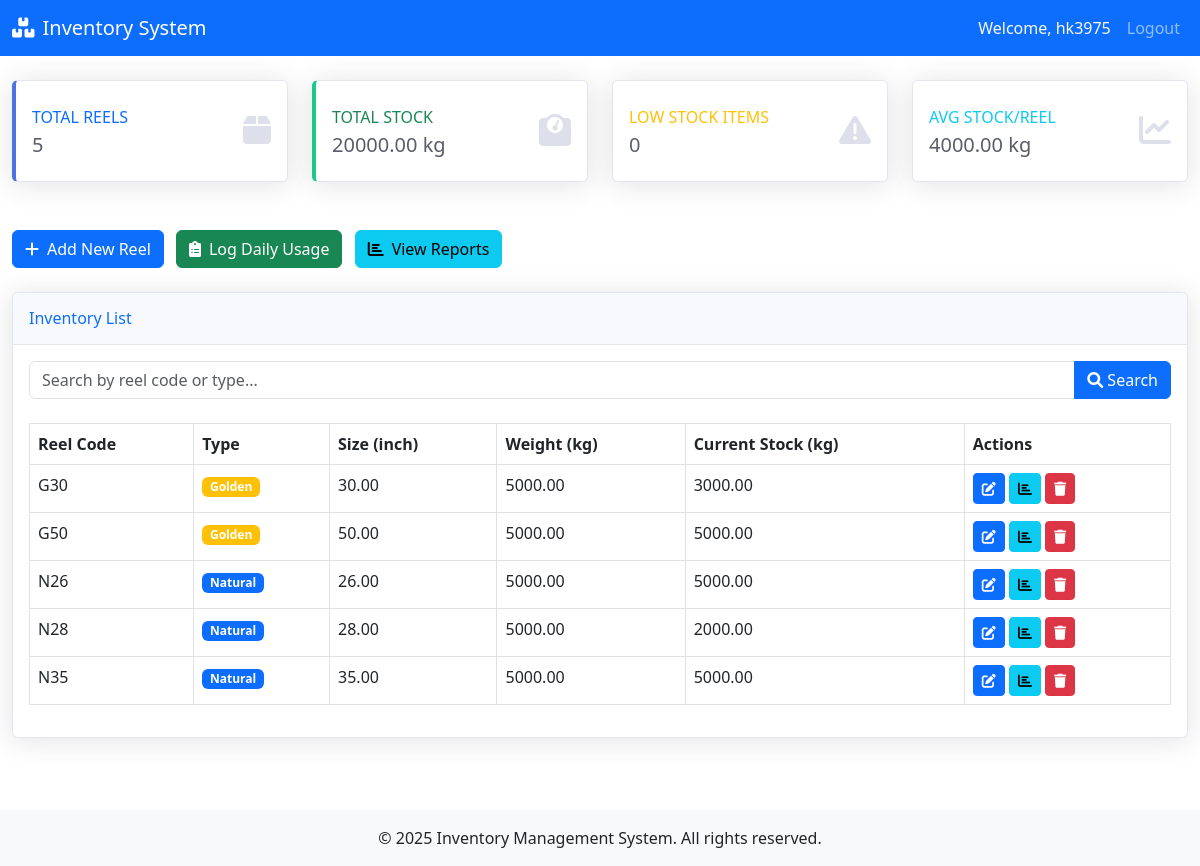
Before: / (signed in) with the older database file.
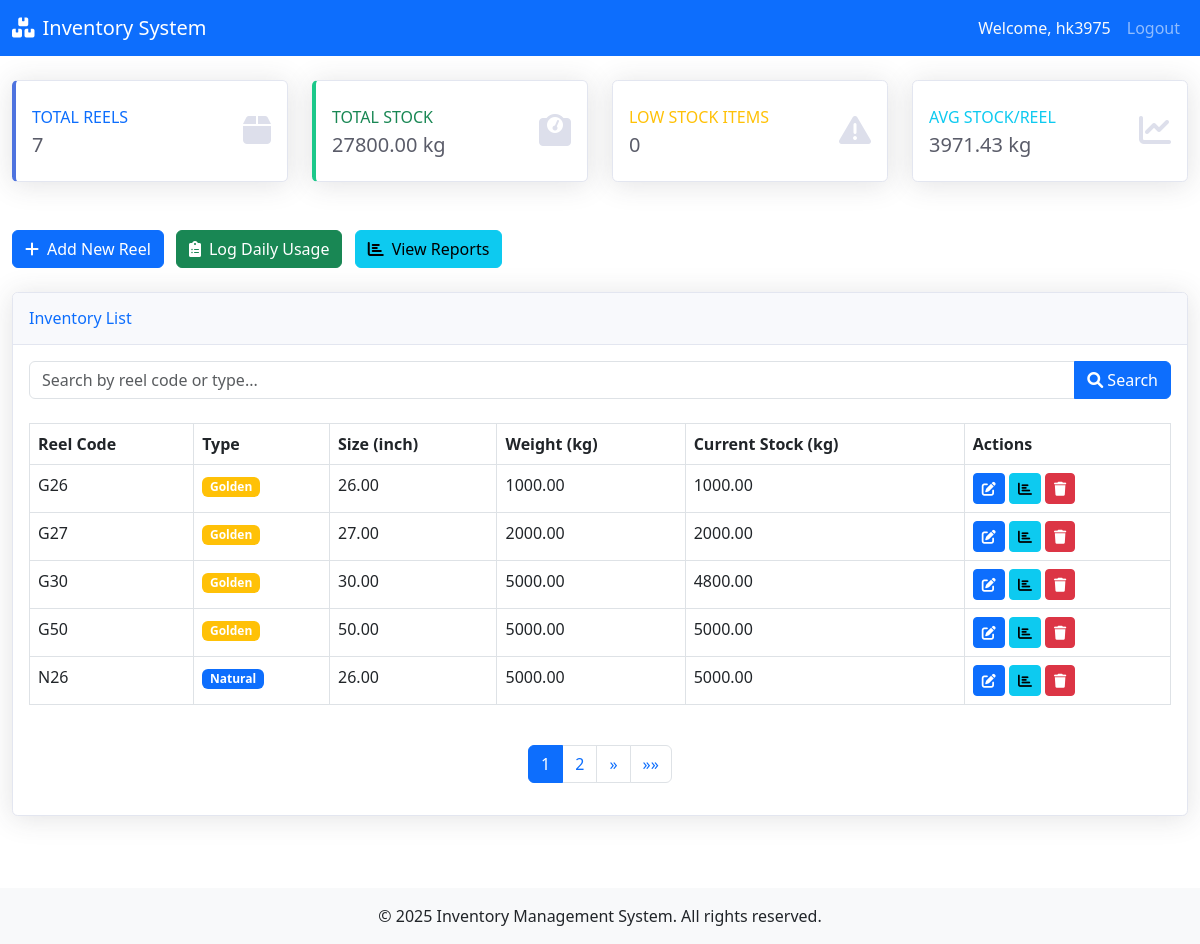
After: the same page with the newer database file.
### inventory/models.py (models this page shows, shortened)
class Reel(models.Model):
    user = models.ForeignKey(CustomUser, on_delete=models.CASCADE)
    REEL_TYPE_CHOICES = [
        ('natural','Natural'),
        ('golden','Golden'),
    ]
    reel_code = models.CharField(max_length=50, help_text="Code for this reel")
    reel_type = models.CharField(max_length=20, choices=REEL_TYPE_CHOICES, help_text="Type of reel: Natural or Golden")
    size_inch = models.DecimalField(max_digits=5, decimal_places=2, help_text="Size in inch (e.g., 26.00 to 52.00)")
    weight_kg = models.DecimalField(max_digits=10, decimal_places=2, help_text="Weight of the reel in kg")
    current_stock = models.DecimalField(
        max_digits=10, decimal_places=2, default=Decimal("0.00"), editable=True, help_text="Current stock available in kg"
    )
    created_at = models.DateTimeField(null=True, blank=True)
    updated_at = models.DateTimeField(null=True, blank=True)
    class Meta:
        ordering = ['reel_code']

### inventory/views.py (the view, shortened to what this page needs)
# urls.py: path('', views.DashboardView.as_view(), name='dashboard'),
class DashboardView(View):
    def get(self, request, *args, **kwargs):
        user_id = request.session.get('user_id')
        if not user_id:
            return redirect('login')
        reels = Reel.objects.filter(user_id=user_id).order_by('reel_code')
        search_query = request.GET.get('search', '')
        reels = Reel.objects.filter(user_id=user_id).order_by('reel_code')  # filter by logged-in user
        if search_query:
            reels = reels.filter(
                Q(reel_code__icontains=search_query) |
                Q(reel_type__icontains=search_query)
            )
        total_reels = reels.count()
        total_stock = reels.aggregate(Sum('current_stock'))['current_stock__sum'] or 0
        low_stock_count = reels.filter(current_stock__lte=LOW_STOCK_THRESHOLD).count()
        avg_stock_per_reel = total_stock / total_reels if total_reels > 0 else 0
        from django.core.paginator import Paginator
        paginator = Paginator(reels, 5)
        page_number = request.GET.get('page')
        reels = paginator.get_page(page_number)
        context = {
            'reels': reels,
            'total_reels': total_reels,
            'total_stock': total_stock,
            'low_stock_count': low_stock_count,
            'avg_stock_per_reel': avg_stock_per_reel,
            'search_query': search_query,
        }
        return render(request, 'inventory/dashboard.html', context)

### inventory/templates/inventory/dashboard.html (shortened to what the changed rows need)
{% extends 'base.html' %}
{% load static %}
{% block content %}
<div class="container-fluid py-4">
    <div class="row mb-4">
        <div class="col-xl-3 col-md-6 mb-4">
            <div class="card border-left-primary shadow h-100 py-2">
                <div class="card-body">
                    <div class="row no-gutters align-items-center">
                        <div class="col mr-2">
                            <div class="text-xs font-weight-bold text-primary text-uppercase mb-1">
                                Total Reels</div>
                            <div class="h5 mb-0 font-weight-bold text-gray-800">{{ total_reels }}</div>
                        </div>
                    </div>
                </div>
            </div>
        </div>
        <div class="col-xl-3 col-md-6 mb-4">
            <div class="card border-left-success shadow h-100 py-2">
                <div class="card-body">
                    <div class="row no-gutters align-items-center">
                        <div class="col mr-2">
                            <div class="text-xs font-weight-bold text-success text-uppercase mb-1">
                                Total Stock</div>
                            <div class="h5 mb-0 font-weight-bold text-gray-800">{{ total_stock|floatformat:2 }} kg</div>
                        </div>
                    </div>
                </div>
            </div>
        </div>
        <div class="col-xl-3 col-md-6 mb-4">
            <div class="card border-left-info shadow h-100 py-2">
                <div class="card-body">
                    <div class="row no-gutters align-items-center">
                        <div class="col mr-2">
                            <div class="text-xs font-weight-bold text-info text-uppercase mb-1">
                                Avg Stock/Reel</div>
                            <div class="h5 mb-0 font-weight-bold text-gray-800">{{ avg_stock_per_reel|floatformat:2 }} kg</div>
                        </div>
                    </div>
                </div>
            </div>
        </div>
    </div>
    <div class="card shadow mb-4">
        <div class="card-body">
            <div class="table-responsive">
                <table class="table table-bordered">
                    <thead>
                        <tr>
                            <th>Reel Code</th>
                            <th>Type</th>
                            <th>Size (inch)</th>
                            <th>Weight (kg)</th>
                            <th>Current Stock (kg)</th>
                            <th>Actions</th>
                        </tr>
                    </thead>
                    <tbody>
                        {% for reel in reels %}
                        <tr {% if reel.current_stock <= 200 %}class="table-danger"{% endif %}>
                            <td>{{ reel.reel_code }}</td>
                            <td>
                                <span class="badge {% if reel.reel_type == 'natural' %}bg-primary{% else %}bg-warning{% endif %}">
                                    {{ reel.reel_type|title }}
                                </span>
                            </td>
                            <td>{{ reel.size_inch }}</td>
                            <td>{{ reel.weight_kg|floatformat:2 }}</td>
                            <td>
                                <span class="font-weight-bold {% if reel.current_stock <= 200 %}text-danger{% endif %}">
                                    {{ reel.current_stock|floatformat:2 }}
                                </span>
                            </td>
                            <td>
                                <a href="{% url 'edit_reel' reel.pk %}" class="btn btn-primary btn-sm">
                                    <i class="fas fa-edit"></i>
                                </a>
                                <a href="{% url 'reel_report' reel.pk %}" class="btn btn-info btn-sm">
                                    <i class="fas fa-chart-bar"></i>
                                </a>
                                <button type="button" class="btn btn-danger btn-sm" data-bs-toggle="modal" data-bs-target="#deleteModal{{ reel.pk }}">
                                    <i class="fas fa-trash"></i>
                                </button>
                            </td>
                        </tr>
                        {% empty %}
                        <tr>
                            <td colspan="6" class="text-center">No reels found.</td>
                        </tr>
                        {% endfor %}
                    </tbody>
                </table>
            </div>
            {% if reels.paginator.num_pages > 1 %}
            <nav aria-label="Page navigation" class="mt-4">
                <ul class="pagination justify-content-center">
                    {% for num in reels.paginator.page_range %}
                        {% if reels.number == num %}
                        <li class="page-item active">
                            <span class="page-link">{{ num }}</span>
                        </li>
                        {% elif num > reels.number|add:'-3' and num < reels.number|add:'3' %}
                        <li class="page-item">
                            <a class="page-link" href="?page={{ num }}{% if search_query %}&search={{ search_query }}{% endif %}">{{ num }}</a>
                        </li>
                        {% endif %}
                    {% endfor %}
                    {% if reels.has_next %}
                    <li class="page-item">
                        <a class="page-link" href="?page={{ reels.next_page_number }}{% if search_query %}&search={{ search_query }}{% endif %}" aria-label="Next">
                            <span aria-hidden="true">&raquo;</span>
                        </a>
                    </li>
                    <li class="page-item">
                        <a class="page-link" href="?page={{ reels.paginator.num_pages }}{% if search_query %}&search={{ search_query }}{% endif %}" aria-label="Last">
                            <span aria-hidden="true">&raquo;&raquo;</span>
                        </a>
                    </li>
                    {% endif %}
                </ul>
            </nav>
            {% endif %}
        </div>
    </div>
</div>
{% endblock %}

Changed rows visible on the page:
no longer on this page (row edited): Reel: reel_code "N28", reel_type "Natural", size_inch "28.00", weight_kg "5000.00", current_stock "2000.00"
no longer on this page (row unchanged): Reel: reel_code "N35", reel_type "Natural", size_inch "35.00", weight_kg "5000.00", current_stock "5000.00"
added Reel: reel_code "G26", reel_type "Golden", size_inch "26.00", weight_kg "1000.00", current_stock "1000.00"
added Reel: reel_code "G27", reel_type "Golden", size_inch "27.00", weight_kg "2000.00", current_stock "2000.00"
changed Reel (number 3 of 5 on the later page): current_stock "3000.00" → "4800.00"
Other visible differences:
{{ total_reels }}: "5" → "7"
{{ total_stock|floatformat:2 }}: "20000.00" → "27800.00"
{{ avg_stock_per_reel|floatformat:2 }}: "4000.00" → "3971.43"
new list line: "1"
new list line: "2"
